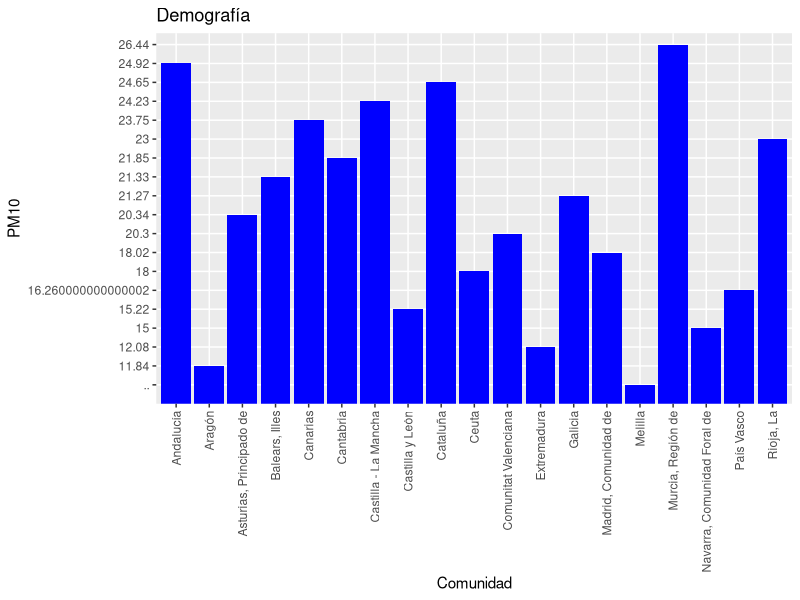
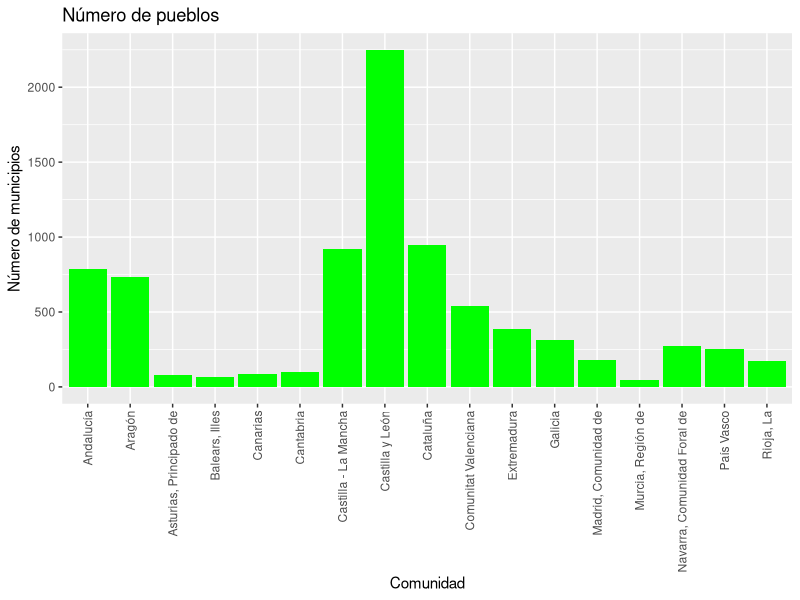

Source code (R) for these figures, in order: (Note: this script raises an error after producing the figures.)
## ---- chunk 1

library(readxl)

Demografia <- read_excel("DATA/Demografia.xlsx")

View(Demografia)

## ---- chunk 2
dim(Demografia)

class(Demografia)

## ---- chunk 3
dim(Demografia)

class(Demografia)
## ---- chunk 4
make.names(Demografia)

Demografia$PM10

is.double(Demografia$PM10)

typeof(Demografia$PM10)

Demografia <- dplyr::rename(.data = Demografia, Comunidad = `Total*`)

Demografia
## ---- chunk 5
as.double(Demografia$PM10)

typeof(as.double(Demografia$PM10))
## ---- chunk 6
mean(as.double(Demografia$PM10), na.rm = TRUE) 
## ---- chunk 7
median(as.double(Demografia$PM10), na.rm = TRUE)

## ---- chunk 8
Demografia$Comunidad[Demografia$PM10 == min(as.double(Demografia$PM10), na.rm = TRUE)]
## ---- chunk 9
Demografia$Comunidad[Demografia$PM10 == max(as.double(Demografia$PM10), na.rm = TRUE)]
## ---- chunk 10
summary(as.double(Demografia$PM10), na.rm = TRUE)
## ---- chunk 11
library(tidyverse)
library(ggplot2)

ggplot(data = Demografia, aes(x = `Comunidad`, y = `PM10`)) +  geom_bar(stat="identity", position="stack", fill="blue", show.legend = TRUE) + ggtitle("Demografía")+ theme(axis.text.x = element_text(angle = 90, vjust = 0.5, hjust=1))
## ---- chunk 12
library(readxl)

Pueblos <- read_excel("DATA/Pueblos.xlsx")

View(Pueblos)

dim(Pueblos)

class(Pueblos)
## ---- chunk 13
Pueblos <- dplyr::rename(.data = Pueblos, Comunidad = `Comunidades Autónomas`)

Pueblos

Pueblos <- Pueblos[-1,]

Pueblos

make.names(Pueblos)

Pueblos[,2]

typeof(Pueblos$`Número de municipios`)

typeof(Pueblos$`Número de municipios`)

summary(as.integer(Pueblos$`Número de municipios`), na.rm = TRUE)

ggplot(data = Pueblos, aes(x = `Comunidad`, y = `Número de municipios`)) +  geom_bar(stat="identity", position="stack", fill="green", show.legend = TRUE) + ggtitle("Número de pueblos")+ theme(axis.text.x = element_text(angle = 90, vjust = 0.5, hjust=1))
## ---- chunk 14
DemPueblos <- right_join(x = Demografia, y = Pueblos, by = c("Comunidad"))

DemPueblos %>%
  drop_na()
## ---- chunk 15
PivotDemPueblos <- pivot_longer(data = DemPueblos, names_to = "Variables", values_to = "Valores", cols = c(as.double('PM10'):`Número de municipios`))

PivotDemPueblos
## ---- chunk 16
library(readxl)

Contaminacion <- read_excel("DATA/Contaminacion.xlsx")

View(Contaminacion)
## ---- chunk 17

dim(Contaminacion)

class(Contaminacion)
## ---- chunk 18

make.names(Contaminacion)

Contaminacion$`Contaminación`

is.double(Contaminacion$`Contaminación`)
## ---- chunk 19
mean(as.double(Contaminacion$`Contaminación`), na.rm = TRUE) 
## ---- chunk 20
median(as.double(Contaminacion$`Contaminación`), na.rm = TRUE)

## ---- chunk 21
Contaminacion$`Comunidad`[Contaminacion$`Contaminación` == min(as.double(Contaminacion$`Contaminación`), na.rm = TRUE)]
## ---- chunk 22
Contaminacion$`Comunidad`[Contaminacion$`Contaminación` == max(as.double(Contaminacion$`Contaminación`), na.rm = TRUE)]
## ---- chunk 23
summary(as.double(Contaminacion$`Contaminación`), na.rm = TRUE)

## ---- chunk 24
Contaminacion$`Contaminación`[Contaminacion$`Comunidad` == "Castilla y León"]

## ---- chunk 25
    Contaminacion$`Contaminación`[Contaminacion$`Comunidad` == "Aragón"]

## ---- chunk 26
    Contaminacion$`Contaminación`[Contaminacion$`Comunidad` == "Murcia, Región de"]

## ---- chunk 27
    Contaminacion$`Contaminación`[Contaminacion$`Comunidad` == "Madrid, Comunidad de"]

## ---- chunk 28
ggplot(data = Contaminacion, aes(x = `Comunidad`, y = `Contaminación`)) +  geom_bar(stat="identity", position="stack", fill="red", show.legend = TRUE) + ggtitle("Contaminación") + theme(axis.text.x = element_text(angle = 90, vjust = 0.5, hjust=1))
## ---- chunk 29
library(readxl)

Satisfacción_con_el_entorno <- read_excel("DATA/Satisfaccion.xlsx")

View(Satisfacción_con_el_entorno)
## ---- chunk 30

dim(Satisfacción_con_el_entorno)

class(Satisfacción_con_el_entorno)
## ---- chunk 31
make.names(Satisfacción_con_el_entorno)

Satisfacción_con_el_entorno$Satisfacción

is.double(Satisfacción_con_el_entorno$Satisfacción)

typeof(Satisfacción_con_el_entorno$Satisfacción)
## ---- chunk 32
mean(as.double(Satisfacción_con_el_entorno$Satisfacción), na.rm = TRUE)

## ---- chunk 33
median(as.double(Satisfacción_con_el_entorno$Satisfacción), na.rm = TRUE) 
## ---- chunk 34
Satisfacción_con_el_entorno$`Total`[Satisfacción_con_el_entorno$Satisfacción == min(as.double(Satisfacción_con_el_entorno$Satisfacción), na.rm = TRUE)]

## ---- chunk 35
Satisfacción_con_el_entorno$`Total`[Satisfacción_con_el_entorno$Satisfacción == max(as.double(Satisfacción_con_el_entorno$Satisfacción), na.rm = TRUE)]

## ---- chunk 36
summary(as.double(Satisfacción_con_el_entorno$Satisfacción), na.rm = TRUE)

## ---- chunk 37
    Satisfacción_con_el_entorno$`Satisfacción`[Satisfacción_con_el_entorno$`Total` == "Castilla y León"]
## ---- chunk 38
    Satisfacción_con_el_entorno$`Satisfacción`[Satisfacción_con_el_entorno$`Total` == "Aragón"]
## ---- chunk 39
    Satisfacción_con_el_entorno$`Satisfacción`[Satisfacción_con_el_entorno$`Total` == "Murcia, Región de"]
## ---- chunk 40
    Satisfacción_con_el_entorno$`Satisfacción`[Satisfacción_con_el_entorno$`Total` == "Madrid, Comunidad de"]
## ---- chunk 41
library(tidyverse)
ggplot(data = Satisfacción_con_el_entorno, aes(x = `Total`, y = `Satisfacción`)) +  geom_bar(stat="identity", position="stack", fill="purple") + ggtitle("Satisfacción con el entrono") + theme(axis.text.x = element_text(angle = 90, vjust = 0.5, hjust=1))
## ---- chunk 42
library(readxl)

Discapacitados <- read_excel("DATA/Proporcion discapacitados.xlsx")

View(Discapacitados)
## ---- chunk 43

dim(Discapacitados)

class(Discapacitados)

## ---- chunk 44

make.names(Discapacitados)

Discapacitados$`Personas con discapacidad`

is.double(Discapacitados$`Personas con discapacidad`)

typeof(Discapacitados$`Personas con discapacidad`)

## ---- chunk 45
mean(Discapacitados$`Personas con discapacidad`, na.rm = TRUE) 

## ---- chunk 46
median(Discapacitados$`Personas con discapacidad`, na.rm = TRUE)

## ---- chunk 47
Discapacitados$`Comunidades`[Discapacitados$`Personas con discapacidad` == min(Discapacitados$`Personas con discapacidad`, na.rm = TRUE)]

## ---- chunk 48
Discapacitados$`Comunidades`[Discapacitados$`Personas con discapacidad` == max(Discapacitados$`Personas con discapacidad`, na.rm = TRUE)]

## ---- chunk 49
summary(Discapacitados$`Personas con discapacidad`, na.rm = TRUE)

## ---- chunk 50
Discapacitados$`Personas con discapacidad`[Discapacitados$`Comunidades`== "Castilla y León"]

## ---- chunk 51
Discapacitados$`Personas con discapacidad`[Discapacitados$`Comunidades`== "Aragón"]

## ---- chunk 52
Discapacitados$`Personas con discapacidad`[Discapacitados$`Comunidades`== "Murcia, Región de"]

## ---- chunk 53
Discapacitados$`Personas con discapacidad`[Discapacitados$`Comunidades`== "Madrid, Comunidad de"]

## ---- chunk 54
library(tidyverse)

ggplot(data = Discapacitados, aes(x = `Comunidades`, y = `Personas con discapacidad`)) +  geom_bar(stat="identity", position="stack", colour="yellow", show.legend = TRUE) + ggtitle("Análisis de la contaminación") + theme(axis.text.x = element_text(angle = 90, vjust = 0.5, hjust=1))
## ---- chunk 55
library(readxl)

DiscSexo <- read_excel("DATA/Discapacidad por sexo.xlsx")

View(DiscSexo)

## ---- chunk 56

dim(DiscSexo)

class(DiscSexo)

## ---- chunk 57

make.names(DiscSexo)

DiscSexo$`Varones`

DiscSexo$`Mujeres`

is.double(DiscSexo$`Varones`)

typeof(DiscSexo$`Varones`)

## ---- chunk 58
mean(DiscSexo$`Varones`, na.rm = TRUE) 

mean(DiscSexo$`Mujeres`, na.rm = TRUE) 

## ---- chunk 59
median(DiscSexo$`Varones`, na.rm = TRUE)

median(DiscSexo$`Mujeres`, na.rm = TRUE)

## ---- chunk 60
DiscSexo$`Comunidades`[DiscSexo$`Varones` == min(DiscSexo$`Varones`, na.rm = TRUE)]

DiscSexo$`Comunidades`[DiscSexo$`Mujeres` == min(DiscSexo$`Mujeres`, na.rm = TRUE)]

## ---- chunk 61
DiscSexo$`Comunidades`[DiscSexo$`Varones` == max(DiscSexo$`Varones`, na.rm = TRUE)]

DiscSexo$`Comunidades`[DiscSexo$`Mujeres` == max(DiscSexo$`Mujeres`, na.rm = TRUE)]

## ---- chunk 62
summary(DiscSexo$`Varones`, na.rm = TRUE)

summary(DiscSexo$`Mujeres`, na.rm = TRUE)

## ---- chunk 63
library(tidyverse)

ggplot(data = DiscSexo, aes(x = `Comunidades`, y = `Varones`)) +  geom_bar(stat="identity", position="stack", fill="blue", show.legend = TRUE) + ggtitle("Varones discapacitados") + theme(axis.text.x = element_text(angle = 90, vjust = 0.5, hjust=1))

ggplot(data = DiscSexo, aes(x = `Comunidades`, y = `Mujeres`)) +  geom_bar(stat="identity", position="stack", fill="red", show.legend = TRUE) + ggtitle("Mujeres discapacitadas") + theme(axis.text.x = element_text(angle = 90, vjust = 0.5, hjust=1))

## ---- chunk 64
library(readxl)

DiscEdad <- read_excel("DATA/Discapacidad por edad.xlsx")

View(DiscEdad)

## ---- chunk 65
dim(DiscEdad)

class(DiscEdad)

## ---- chunk 66
make.names(DiscEdad)

DiscEdad$`De 6 a 44 años`

is.double(DiscEdad$`De 6 a 44 años`)

typeof(DiscEdad$`De 6 a 44 años`)

DiscEdad <- dplyr::rename(.data = DiscEdad, Comunidad =`...1`)

DiscEdad

## ---- chunk 67
summary(DiscEdad, na.rm = TRUE)

## ---- chunk 68
library(tidyverse)

ggplot(data = DiscEdad, aes(x = Comunidad, y = `De 6 a 44 años`)) +  geom_bar(stat="identity", position="stack", fill="orange", show.legend = TRUE) + ggtitle("De 6 a 44 años") + theme(axis.text.x = element_text(angle = 90, vjust = 0.5, hjust=1))

ggplot(data = DiscEdad, aes(x = Comunidad, y = `De 45 a 64 años`)) +  geom_bar(stat="identity", position="stack", fill="blue", show.legend = TRUE) + ggtitle("De 45 a 64 años") + theme(axis.text.x = element_text(angle = 90, vjust = 0.5, hjust=1))

ggplot(data = DiscEdad, aes(x = Comunidad, y = `De 65 a 79 años`)) +  geom_bar(stat="identity", position="stack", fill="yellow", show.legend = TRUE) + ggtitle("De 65 a 79 años") + theme(axis.text.x = element_text(angle = 90, vjust = 0.5, hjust=1))

ggplot(data = DiscEdad, aes(x = Comunidad, y = `De 80 a 84 años`)) +  geom_bar(stat="identity", position="stack", fill="red", show.legend = TRUE) + ggtitle("De 80 a 84 años") + theme(axis.text.x = element_text(angle = 90, vjust = 0.5, hjust=1))

ggplot(data = DiscEdad, aes(x = Comunidad, y = `De 85 a 89 años`)) +  geom_bar(stat="identity", position="stack", fill="pink", show.legend = TRUE) + ggtitle("De 85 a 89 año") + theme(axis.text.x = element_text(angle = 90, vjust = 0.5, hjust=1))

ggplot(data = DiscEdad, aes(x = Comunidad, y = `Más de 90 años`)) +  geom_bar(stat="identity", position="stack", fill="purple", show.legend = TRUE) + ggtitle("Más de 90 años") + theme(axis.text.x = element_text(angle = 90, vjust = 0.5, hjust=1))

## ---- chunk 69
library(readxl)

Discapacidad_y_Autonomia_personal <- read_excel("DATA/Discapacidad y Autonomia personal.xlsx")

View(Discapacidad_y_Autonomia_personal)

## ---- chunk 70
dim(Discapacidad_y_Autonomia_personal)

class(Discapacidad_y_Autonomia_personal)

## ---- chunk 71
make.names(Discapacidad_y_Autonomia_personal)

Discapacidad_y_Autonomia_personal$`Supervivencia a la edad`

is.double(Discapacidad_y_Autonomia_personal$`Supervivencia a la edad`)

typeof(Discapacidad_y_Autonomia_personal$`Supervivencia a la edad`)

## ---- chunk 72
summary(Discapacidad_y_Autonomia_personal, na.rm = TRUE)

## ---- chunk 73
summary(Discapacidad_y_Autonomia_personal$`Supervivencia a la edad`, na.rm = TRUE)

Discapacidad_y_Autonomia_personal$`Comunidad`[Discapacidad_y_Autonomia_personal$`Supervivencia a la edad` == min(Discapacidad_y_Autonomia_personal$`Supervivencia a la edad`, na.rm = TRUE)]

Discapacidad_y_Autonomia_personal$`Comunidad`[Discapacidad_y_Autonomia_personal$`Supervivencia a la edad` == max(Discapacidad_y_Autonomia_personal$`Supervivencia a la edad`, na.rm = TRUE)]

library(tidyverse)
ggplot(data = Discapacidad_y_Autonomia_personal, aes(x = `Comunidad`, y = `Supervivencia a la edad`)) +  geom_bar(stat="identity", position="stack", fill="green") + ggtitle("Esperanza de vida") + theme(axis.text.x = element_text(angle = 90, vjust = 0.5, hjust=1))

## ---- chunk 74
summary(Discapacidad_y_Autonomia_personal$`Tasa de enfermedad crónica`, na.rm = TRUE)

Discapacidad_y_Autonomia_personal$`Comunidad`[Discapacidad_y_Autonomia_personal$`Tasa de enfermedad crónica` == min(Discapacidad_y_Autonomia_personal$`Tasa de enfermedad crónica`, na.rm = TRUE)]

Discapacidad_y_Autonomia_personal$`Comunidad`[Discapacidad_y_Autonomia_personal$`Tasa de enfermedad crónica` == max(Discapacidad_y_Autonomia_personal$`Tasa de enfermedad crónica`, na.rm = TRUE)]

library(tidyverse)
ggplot(data = Discapacidad_y_Autonomia_personal, aes(x = `Comunidad`, y = `Tasa de enfermedad crónica`)) +  geom_bar(stat="identity", position="stack", fill="red") + ggtitle("Tasa de enfermedad crónica") + theme(axis.text.x = element_text(angle = 90, vjust = 0.5, hjust=1))

## ---- chunk 75
summary(Discapacidad_y_Autonomia_personal$`Tasa de mala salud percibida`, na.rm = TRUE)

Discapacidad_y_Autonomia_personal$`Comunidad`[Discapacidad_y_Autonomia_personal$`Tasa de mala salud percibida` == min(Discapacidad_y_Autonomia_personal$`Tasa de mala salud percibida`, na.rm = TRUE)]

Discapacidad_y_Autonomia_personal$`Comunidad`[Discapacidad_y_Autonomia_personal$`Tasa de mala salud percibida` == max(Discapacidad_y_Autonomia_personal$`Tasa de mala salud percibida`, na.rm = TRUE)]

library(tidyverse)
ggplot(data = Discapacidad_y_Autonomia_personal, aes(x = `Comunidad`, y = `Tasa de mala salud percibida`)) +  geom_bar(stat="identity", position="stack", fill="pink") + ggtitle("Tasa de mala salud percibida") + theme(axis.text.x = element_text(angle = 90, vjust = 0.5, hjust=1))

## ---- chunk 76
summary(Discapacidad_y_Autonomia_personal$`Tasa de discapacidad`, na.rm = TRUE)

Discapacidad_y_Autonomia_personal$`Comunidad`[Discapacidad_y_Autonomia_personal$`Tasa de discapacidad` == min(Discapacidad_y_Autonomia_personal$`Tasa de discapacidad`, na.rm = TRUE)]

Discapacidad_y_Autonomia_personal$`Comunidad`[Discapacidad_y_Autonomia_personal$`Tasa de discapacidad` == max(Discapacidad_y_Autonomia_personal$`Tasa de discapacidad`, na.rm = TRUE)]

library(tidyverse)
ggplot(data = Discapacidad_y_Autonomia_personal, aes(x = `Comunidad`, y = `Tasa de discapacidad`)) +  geom_bar(stat="identity", position="stack", fill="orange") + ggtitle("Tasa de discapacidad") + theme(axis.text.x = element_text(angle = 90, vjust = 0.5, hjust=1))

## ---- chunk 77
Discapacitados %>%
  full_join(x = ., y = Discapacidad_y_Autonomia_personal %>%
              select(`Comunidad`, `Tasa de discapacidad`), 
            by = c("Comunidades" = "Comunidad"))
## ---- chunk 78
summary(Discapacidad_y_Autonomia_personal$`Tasa de discapacidad severa`, na.rm = TRUE)

Discapacidad_y_Autonomia_personal$`Comunidad`[Discapacidad_y_Autonomia_personal$`Tasa de discapacidad severa` == min(Discapacidad_y_Autonomia_personal$`Tasa de discapacidad severa`, na.rm = TRUE)]

Discapacidad_y_Autonomia_personal$`Comunidad`[Discapacidad_y_Autonomia_personal$`Tasa de discapacidad severa` == max(Discapacidad_y_Autonomia_personal$`Tasa de discapacidad severa`, na.rm = TRUE)]

library(tidyverse)
ggplot(data = Discapacidad_y_Autonomia_personal, aes(x = `Comunidad`, y = `Tasa de discapacidad severa`)) +  geom_bar(stat="identity", position="stack", fill="grey") + ggtitle("Tasa de discapacidad severa") + theme(axis.text.x = element_text(angle = 90, vjust = 0.5, hjust=1))

## ---- chunk 79
summary(Discapacidad_y_Autonomia_personal$`Tasa de discapacidad de los que necesitan ayudas`, na.rm = TRUE)

Discapacidad_y_Autonomia_personal$`Comunidad`[Discapacidad_y_Autonomia_personal$`Tasa de discapacidad de los que necesitan ayudas` == min(Discapacidad_y_Autonomia_personal$`Tasa de discapacidad de los que necesitan ayudas`, na.rm = TRUE)]

Discapacidad_y_Autonomia_personal$`Comunidad`[Discapacidad_y_Autonomia_personal$`Tasa de discapacidad de los que necesitan ayudas` == max(Discapacidad_y_Autonomia_personal$`Tasa de discapacidad de los que necesitan ayudas`, na.rm = TRUE)]

library(tidyverse)
ggplot(data = Discapacidad_y_Autonomia_personal, aes(x = `Comunidad`, y = `Tasa de discapacidad de los que necesitan ayudas`)) +  geom_bar(stat="identity", position="stack", fill="purple") + ggtitle("Tasa de discapacidad de los que necesitan ayudas") + theme(axis.text.x = element_text(angle = 90, vjust = 0.5, hjust=1))

## ---- chunk 80
Discapacidad_y_Autonomia_personal %>%
  select(`Comunidad`, `Tasa de discapacidad severa`, `Tasa de discapacidad de los que necesitan ayudas`)
## ---- chunk 81
summary(Discapacidad_y_Autonomia_personal$`Tasa de discapacidad para las actividades básicas de la vida diaria`, na.rm = TRUE)

Discapacidad_y_Autonomia_personal$`Comunidad`[Discapacidad_y_Autonomia_personal$`Tasa de discapacidad para las actividades básicas de la vida diaria` == min(Discapacidad_y_Autonomia_personal$`Tasa de discapacidad para las actividades básicas de la vida diaria`, na.rm = TRUE)]

Discapacidad_y_Autonomia_personal$`Comunidad`[Discapacidad_y_Autonomia_personal$`Tasa de discapacidad para las actividades básicas de la vida diaria` == max(Discapacidad_y_Autonomia_personal$`Tasa de discapacidad para las actividades básicas de la vida diaria`, na.rm = TRUE)]

library(tidyverse)
ggplot(data = Discapacidad_y_Autonomia_personal, aes(x = `Comunidad`, y = `Tasa de discapacidad para las actividades básicas de la vida diaria`)) +  geom_bar(stat="identity", position="stack", fill="white") + ggtitle("Tasa de discapacidad para las actividades básicas de la vida diaria") + theme(axis.text.x = element_text(angle = 90, vjust = 0.5, hjust=1))

## ---- chunk 82
summary(Discapacidad_y_Autonomia_personal$`Tasa de discapacidad de movilidad`, na.rm = TRUE)

Discapacidad_y_Autonomia_personal$`Comunidad`[Discapacidad_y_Autonomia_personal$`Tasa de discapacidad de movilidad` == min(Discapacidad_y_Autonomia_personal$`Tasa de discapacidad de movilidad`, na.rm = TRUE)]

Discapacidad_y_Autonomia_personal$`Comunidad`[Discapacidad_y_Autonomia_personal$`Tasa de discapacidad de movilidad` == max(Discapacidad_y_Autonomia_personal$`Tasa de discapacidad de movilidad`, na.rm = TRUE)]

library(tidyverse)
ggplot(data = Discapacidad_y_Autonomia_personal, aes(x = `Comunidad`, y = `Tasa de discapacidad de movilidad`)) +  geom_bar(stat="identity", position="stack", fill="black") + ggtitle("Tasa de discapacidad de movilidad") + theme(axis.text.x = element_text(angle = 90, vjust = 0.5, hjust=1))

## ---- chunk 83
summary(Discapacidad_y_Autonomia_personal$`Tasa de discapacidad de autocuidado`, na.rm = TRUE)

Discapacidad_y_Autonomia_personal$`Comunidad`[Discapacidad_y_Autonomia_personal$`Tasa de discapacidad de autocuidado` == min(Discapacidad_y_Autonomia_personal$`Tasa de discapacidad de autocuidado`, na.rm = TRUE)]

Discapacidad_y_Autonomia_personal$`Comunidad`[Discapacidad_y_Autonomia_personal$`Tasa de discapacidad de autocuidado` == max(Discapacidad_y_Autonomia_personal$`Tasa de discapacidad de autocuidado`, na.rm = TRUE)]

library(tidyverse)
ggplot(data = Discapacidad_y_Autonomia_personal, aes(x = `Comunidad`, y = `Tasa de discapacidad de autocuidado`)) +  geom_bar(stat="identity", position="stack", fill="yellow") + ggtitle("Tasa de discapacidad de autocuidado") + theme(axis.text.x = element_text(angle = 90, vjust = 0.5, hjust=1))

## ---- chunk 84
summary(Discapacidad_y_Autonomia_personal$`Tasa de discapacidad para realizar las tareas del hogar`, na.rm = TRUE)

Discapacidad_y_Autonomia_personal$`Comunidad`[Discapacidad_y_Autonomia_personal$`Tasa de discapacidad para realizar las tareas del hogar` == min(Discapacidad_y_Autonomia_personal$`Tasa de discapacidad para realizar las tareas del hogar`, na.rm = TRUE)]

Discapacidad_y_Autonomia_personal$`Comunidad`[Discapacidad_y_Autonomia_personal$`Tasa de discapacidad para realizar las tareas del hogar` == max(Discapacidad_y_Autonomia_personal$`Tasa de discapacidad para realizar las tareas del hogar`, na.rm = TRUE)]

library(tidyverse)
ggplot(data = Discapacidad_y_Autonomia_personal, aes(x = `Comunidad`, y = `Tasa de discapacidad para realizar las tareas del hogar`)) +  geom_bar(stat="identity", position="stack", fill="green") + ggtitle("Tasa de discapacidad para realizar tareas del hogar") + theme(axis.text.x = element_text(angle = 90, vjust = 0.5, hjust=1))

## ---- chunk 85
summary(Discapacidad_y_Autonomia_personal$`Tasa de discapacidad de visión`, na.rm = TRUE)

Discapacidad_y_Autonomia_personal$`Comunidad`[Discapacidad_y_Autonomia_personal$`Tasa de discapacidad de visión` == min(Discapacidad_y_Autonomia_personal$`Tasa de discapacidad de visión`, na.rm = TRUE)]

Discapacidad_y_Autonomia_personal$`Comunidad`[Discapacidad_y_Autonomia_personal$`Tasa de discapacidad de visión` == max(Discapacidad_y_Autonomia_personal$`Tasa de discapacidad de visión`, na.rm = TRUE)]

library(tidyverse)
ggplot(data = Discapacidad_y_Autonomia_personal, aes(x = `Comunidad`, y = `Tasa de discapacidad de visión`)) +  geom_bar(stat="identity", position="stack", fill="brown") + ggtitle("Tasa de discapacidad de visión") + theme(axis.text.x = element_text(angle = 90, vjust = 0.5, hjust=1))

## ---- chunk 86
summary(Discapacidad_y_Autonomia_personal$`Tasa de discapacidad de audición`, na.rm = TRUE)

Discapacidad_y_Autonomia_personal$`Comunidad`[Discapacidad_y_Autonomia_personal$`Tasa de discapacidad de audición` == min(Discapacidad_y_Autonomia_personal$`Tasa de discapacidad de audición`, na.rm = TRUE)]

Discapacidad_y_Autonomia_personal$`Comunidad`[Discapacidad_y_Autonomia_personal$`Tasa de discapacidad de audición` == max(Discapacidad_y_Autonomia_personal$`Tasa de discapacidad de audición`, na.rm = TRUE)]

library(tidyverse)
ggplot(data = Discapacidad_y_Autonomia_personal, aes(x = `Comunidad`, y = `Tasa de discapacidad de audición`)) +  geom_bar(stat="identity", position="stack", fill="red") + ggtitle("Tasa de discapacidad de audición") + theme(axis.text.x = element_text(angle = 90, vjust = 0.5, hjust=1))

## ---- chunk 87
summary(Discapacidad_y_Autonomia_personal$`Tasa de discapacidad de deficiencias osteoarticulares`, na.rm = TRUE)

Discapacidad_y_Autonomia_personal$`Comunidad`[Discapacidad_y_Autonomia_personal$`Tasa de discapacidad de deficiencias osteoarticulares` == min(Discapacidad_y_Autonomia_personal$`Tasa de discapacidad de deficiencias osteoarticulares`, na.rm = TRUE)]

Discapacidad_y_Autonomia_personal$`Comunidad`[Discapacidad_y_Autonomia_personal$`Tasa de discapacidad de deficiencias osteoarticulares` == max(Discapacidad_y_Autonomia_personal$`Tasa de discapacidad de deficiencias osteoarticulares`, na.rm = TRUE)]

library(tidyverse)
ggplot(data = Discapacidad_y_Autonomia_personal, aes(x = `Comunidad`, y = `Tasa de discapacidad de deficiencias osteoarticulares`)) +  geom_bar(stat="identity", position="stack", fill="blue") + ggtitle("Tasa de discapacidad de deficiencias osteoarticulares") + theme(axis.text.x = element_text(angle = 90, vjust = 0.5, hjust=1))

## ---- chunk 88
library(readxl)

Economia_discapacitados <- read_excel("DATA/Economia discapacitados.xlsx")

View(Economia_discapacitados)

## ---- chunk 89
dim(Economia_discapacitados)

class(Economia_discapacitados)

## ---- chunk 90
summary(Economia_discapacitados, na.rm = TRUE)

## ---- chunk 91
summary(Economia_discapacitados$`Con dificultades para pagar las cosas esenciales`, na.rm = TRUE)

Economia_discapacitados$`Comunidad`[Economia_discapacitados$`Con dificultades para pagar las cosas esenciales` == min(Economia_discapacitados$`Con dificultades para pagar las cosas esenciales`, na.rm = TRUE)]

Economia_discapacitados$`Comunidad`[Economia_discapacitados$`Con dificultades para pagar las cosas esenciales` == max(Economia_discapacitados$`Con dificultades para pagar las cosas esenciales`, na.rm = TRUE)]

library(tidyverse)
ggplot(data = Economia_discapacitados, aes(x = `Comunidad`, y = `Con dificultades para pagar las cosas esenciales`)) +  geom_bar(stat="identity", position="stack", fill="green") + ggtitle("Dificultades de asumir gastos esenciales") + theme(axis.text.x = element_text(angle = 90, vjust = 0.5, hjust=1))

## ---- chunk 92
summary(Economia_discapacitados$`Ingresos limitados`, na.rm = TRUE)

Economia_discapacitados$`Comunidad`[Economia_discapacitados$`Ingresos limitados` == min(Economia_discapacitados$`Ingresos limitados`, na.rm = TRUE)]

Economia_discapacitados$`Comunidad`[Economia_discapacitados$`Ingresos limitados` == max(Economia_discapacitados$`Ingresos limitados`, na.rm = TRUE)]

library(tidyverse)
ggplot(data = Economia_discapacitados, aes(x = `Comunidad`, y = `Ingresos limitados`)) +  geom_bar(stat="identity", position="stack", fill="red") + ggtitle("Ingresos limitados") + theme(axis.text.x = element_text(angle = 90, vjust = 0.5, hjust=1))

## ---- chunk 93
summary(Economia_discapacitados$`Dificultades para gestionar el dinero`, na.rm = TRUE)

Economia_discapacitados$`Comunidad`[Economia_discapacitados$`Dificultades para gestionar el dinero` == min(Economia_discapacitados$`Dificultades para gestionar el dinero`, na.rm = TRUE)]

Economia_discapacitados$`Comunidad`[Economia_discapacitados$`Dificultades para gestionar el dinero` == max(Economia_discapacitados$`Dificultades para gestionar el dinero`, na.rm = TRUE)]

library(tidyverse)
ggplot(data = Economia_discapacitados, aes(x = `Comunidad`, y = `Dificultades para gestionar el dinero`)) +  geom_bar(stat="identity", position="stack", fill="pink")+ ggtitle("Dificultades para gestionar el dinero") + theme(axis.text.x = element_text(angle = 90, vjust = 0.5, hjust=1))


## ---- chunk 94
summary(Economia_discapacitados$`Costes derivados de enfermedad o problema de salud crónico`, na.rm = TRUE)

Economia_discapacitados$`Comunidad`[Economia_discapacitados$`Costes derivados de enfermedad o problema de salud crónico` == min(Economia_discapacitados$`Costes derivados de enfermedad o problema de salud crónico`, na.rm = TRUE)]

Economia_discapacitados$`Comunidad`[Economia_discapacitados$`Costes derivados de enfermedad o problema de salud crónico` == max(Economia_discapacitados$`Costes derivados de enfermedad o problema de salud crónico`, na.rm = TRUE)]

library(tidyverse)
ggplot(data = Economia_discapacitados, aes(x = `Comunidad`, y = `Costes derivados de enfermedad o problema de salud crónico`)) +  geom_bar(stat="identity", position="stack", fill="grey")+ ggtitle("Costes de la enfermedad") + theme(axis.text.x = element_text(angle = 90, vjust = 0.5, hjust=1))

## ---- chunk 95
library(readxl)
Centros_de_salud <- read_excel("DATA/Centros_de_salud.xlsx")
View(Centros_de_salud)
## ---- chunk 96
dim(Centros_de_salud)
## ---- chunk 97
class(Centros_de_salud)
## ---- chunk 98
make.names(Centros_de_salud)

Centros_de_salud$Total_de_centros

is.double(Centros_de_salud$Total_de_centros)

typeof(Centros_de_salud$Total_de_centros)
## ---- chunk 99
make.names(Centros_de_salud)

Centros_de_salud$Centros_de_salud_por_comunidad

is.double(Centros_de_salud$Centros_de_salud_por_comunidad)

typeof(Centros_de_salud$Centros_de_salud_por_comunidad)
## ---- chunk 100
make.names(Centros_de_salud)

Centros_de_salud$Consultorios_locales

is.double(Centros_de_salud$Consultorios_locales)

typeof(Centros_de_salud$Consultorios_locales)
## ---- chunk 101
make.names(Centros_de_salud)

Centros_de_salud$Tasa_por_100.000_habitantes

is.double(Centros_de_salud$Tasa_por_100.000_habitantes)

typeof(Centros_de_salud$Tasa_por_100.000_habitantes)
## ---- chunk 102
mean(as.double(Centros_de_salud$Total_de_centros), na.rm = TRUE) 
## ---- chunk 103
median(as.double(Centros_de_salud$Total_de_centros), na.rm = TRUE)
## ---- chunk 104
summary(as.double(Centros_de_salud$Total_de_centros), na.rm = TRUE)
## ---- chunk 105
mean(as.double(Centros_de_salud$Centros_de_salud_por_comunidad), na.rm = TRUE) 
## ---- chunk 106
median(as.double(Centros_de_salud$Centros_de_salud_por_comunidad), na.rm = TRUE)
## ---- chunk 107
summary(as.double(Centros_de_salud$Centros_de_salud_por_comunidad), na.rm = TRUE)
## ---- chunk 108
mean(as.double(Centros_de_salud$Consultorios_locales), na.rm = TRUE) 
## ---- chunk 109
median(as.double(Centros_de_salud$Consultorios_locales), na.rm = TRUE)
## ---- chunk 110
summary(as.double(Centros_de_salud$Consultorios_locales), na.rm = TRUE)
## ---- chunk 111
mean(as.double(Centros_de_salud$Tasa_por_100.000_habitantes), na.rm = TRUE) 
## ---- chunk 112
median(as.double(Centros_de_salud$Tasa_por_100.000_habitantes), na.rm = TRUE)
## ---- chunk 113
summary(as.double(Centros_de_salud$Tasa_por_100.000_habitantes), na.rm = TRUE)
## ---- chunk 114
library(readxl)

Limitaciones_vida_cotidiana <- read_excel("DATA/Limitaciones vida cotidiana.xlsx")

View(Limitaciones_vida_cotidiana)

## ---- chunk 115
dim(Limitaciones_vida_cotidiana)

class(Limitaciones_vida_cotidiana)

## ---- chunk 116
make.names(Limitaciones_vida_cotidiana)

Limitaciones_vida_cotidiana$`Para cocinar`

is.double(Limitaciones_vida_cotidiana$`Para cocinar`)

typeof(Limitaciones_vida_cotidiana$`Para cocinar`)

## ---- chunk 117
summary(Limitaciones_vida_cotidiana, na.rm = TRUE)

Media_cocinar <- mean(Limitaciones_vida_cotidiana$`Para cocinar`, na.rm=TRUE)

Media_cocinar

Media_tfno <- mean(Limitaciones_vida_cotidiana$`Para usar el teléfono`, na.rm=TRUE)

Media_tfno

Media_compras <- mean(Limitaciones_vida_cotidiana$`Para realizar compras`, na.rm=TRUE)

Media_compras

Media_medicamentos <- mean(Limitaciones_vida_cotidiana$`Para administrar los medicamentos`, na.rm=TRUE)

Media_medicamentos 

Media_tareas <- mean(Limitaciones_vida_cotidiana$`Para realizar tareas domésticas`, na.rm=TRUE)

Media_tareas

Media_tramites <- mean(Limitaciones_vida_cotidiana$`Para ocuparse de los trámites administrativos diarios`, na.rm=TRUE)

Media_tramites

Medias <- c(Media_cocinar, Media_tfno, Media_compras, Media_medicamentos, Media_tareas, Media_tramites)

max(Medias, na.rm=TRUE)

Medias[max(Medias, na.rm=TRUE)]

## ---- chunk 118
summary(Limitaciones_vida_cotidiana$`Para cocinar`, na.rm = TRUE)

Limitaciones_vida_cotidiana$`Comunidad`[Limitaciones_vida_cotidiana$`Para cocinar`== min(Limitaciones_vida_cotidiana$`Para cocinar`, na.rm = TRUE)]

Limitaciones_vida_cotidiana$`Comunidad`[Limitaciones_vida_cotidiana$`Para cocinar` == max(Limitaciones_vida_cotidiana$`Para cocinar`, na.rm = TRUE)]

library(tidyverse)
ggplot(data = Limitaciones_vida_cotidiana, aes(x = `Comunidad`, y = `Para cocinar`)) +  geom_bar(stat="identity", position="stack", fill="pink") + ggtitle("Para cocinar") + theme(axis.text.x = element_text(angle = 90, vjust = 0.5, hjust=1))

## ---- chunk 119
summary(Limitaciones_vida_cotidiana$`Para realizar compras`, na.rm = TRUE)

Limitaciones_vida_cotidiana$`Comunidad`[Limitaciones_vida_cotidiana$`Para realizar compras`== min(Limitaciones_vida_cotidiana$`Para realizar compras`, na.rm = TRUE)]

Limitaciones_vida_cotidiana$`Comunidad`[Limitaciones_vida_cotidiana$`Para realizar compras` == max(Limitaciones_vida_cotidiana$`Para realizar compras`, na.rm = TRUE)]

library(tidyverse)
ggplot(data = Limitaciones_vida_cotidiana, aes(x = `Comunidad`, y = `Para realizar compras`)) +  geom_bar(stat="identity", position="stack", fill="green") + ggtitle("Para realizar compras") + theme(axis.text.x = element_text(angle = 90, vjust = 0.5, hjust=1))

## ---- chunk 120
summary(Limitaciones_vida_cotidiana$`Para usar el teléfono`, na.rm = TRUE)

Limitaciones_vida_cotidiana$`Comunidad`[Limitaciones_vida_cotidiana$`Para usar el teléfono`== min(Limitaciones_vida_cotidiana$`Para usar el teléfono`, na.rm = TRUE)]

Limitaciones_vida_cotidiana$`Comunidad`[Limitaciones_vida_cotidiana$`Para usar el teléfono` == max(Limitaciones_vida_cotidiana$`Para usar el teléfono`, na.rm = TRUE)]

library(tidyverse)
ggplot(data = Limitaciones_vida_cotidiana, aes(x = `Comunidad`, y = `Para usar el teléfono`)) +  geom_bar(stat="identity", position="stack", fill="red") + ggtitle("Para usar el teléfono") + theme(axis.text.x = element_text(angle = 90, vjust = 0.5, hjust=1))

## ---- chunk 121
summary(Limitaciones_vida_cotidiana$`Para administrar los medicamentos`, na.rm = TRUE)

Limitaciones_vida_cotidiana$`Comunidad`[Limitaciones_vida_cotidiana$`Para administrar los medicamentos`== min(Limitaciones_vida_cotidiana$`Para administrar los medicamentos`, na.rm = TRUE)]

Limitaciones_vida_cotidiana$`Comunidad`[Limitaciones_vida_cotidiana$`Para administrar los medicamentos` == max(Limitaciones_vida_cotidiana$`Para administrar los medicamentos`, na.rm = TRUE)]

library(tidyverse)
ggplot(data = Limitaciones_vida_cotidiana, aes(x = `Comunidad`, y = `Para administrar los medicamentos`)) +  geom_bar(stat="identity", position="stack", fill="blue") + ggtitle("Para administrar los medicamentos") + theme(axis.text.x = element_text(angle = 90, vjust = 0.5, hjust=1))

## ---- chunk 122
summary(Limitaciones_vida_cotidiana$`Para realizar tareas domésticas`, na.rm = TRUE)

Limitaciones_vida_cotidiana$`Comunidad`[Limitaciones_vida_cotidiana$`Para realizar tareas domésticas`== min(Limitaciones_vida_cotidiana$`Para realizar tareas domésticas`, na.rm = TRUE)]

Limitaciones_vida_cotidiana$`Comunidad`[Limitaciones_vida_cotidiana$`Para realizar tareas domésticas` == max(Limitaciones_vida_cotidiana$`Para realizar tareas domésticas`, na.rm = TRUE)]

library(tidyverse)
ggplot(data = Limitaciones_vida_cotidiana, aes(x = `Comunidad`, y = `Para realizar tareas domésticas`)) +  geom_bar(stat="identity", position="stack", fill="orange") + ggtitle("Para realizar tareas domésticas") + theme(axis.text.x = element_text(angle = 90, vjust = 0.5, hjust=1))

## ---- chunk 123
summary(Limitaciones_vida_cotidiana$`Para ocuparse de los trámites administrativos diarios`, na.rm = TRUE)

Limitaciones_vida_cotidiana$`Comunidad`[Limitaciones_vida_cotidiana$`Para ocuparse de los trámites administrativos diarios`== min(Limitaciones_vida_cotidiana$`Para ocuparse de los trámites administrativos diarios`, na.rm = TRUE)]

Limitaciones_vida_cotidiana$`Comunidad`[Limitaciones_vida_cotidiana$`Para ocuparse de los trámites administrativos diarios` == max(Limitaciones_vida_cotidiana$`Para ocuparse de los trámites administrativos diarios`, na.rm = TRUE)]

library(tidyverse)
ggplot(data = Limitaciones_vida_cotidiana, aes(x = `Comunidad`, y = `Para ocuparse de los trámites administrativos diarios`)) +  geom_bar(stat="identity", position="stack", fill="red") + ggtitle("Para ocuparse de los trámites administrativos diarios") + theme(axis.text.x = element_text(angle = 90, vjust = 0.5, hjust=1))

## ---- chunk 124
library(readxl)

Limitaciones_actividades_basicas <- read_excel("DATA/Limitaciones actividades basicas.xlsx")

View(Limitaciones_actividades_basicas)

## ---- chunk 125
dim(Limitaciones_actividades_basicas)

class(Limitaciones_actividades_basicas)

## ---- chunk 126
make.names(Limitaciones_actividades_basicas)

Limitaciones_actividades_basicas$`Para ver`

is.double(Limitaciones_actividades_basicas$`Para ver`)

typeof(Limitaciones_actividades_basicas$`Para ver`)

## ---- chunk 127
summary(Limitaciones_actividades_basicas, na.rm = TRUE)

Media_ver <- mean(Limitaciones_actividades_basicas$`Para ver`, na.rm=TRUE)

Media_ver

Media_oir <- mean(Limitaciones_actividades_basicas$`Para oír`, na.rm=TRUE)

Media_oir

Media_caminar <- mean(Limitaciones_actividades_basicas$`Para caminar`, na.rm=TRUE)

Media_caminar

Media_escaleras <- mean(Limitaciones_actividades_basicas$`Para subir y bajar escaleras`, na.rm=TRUE)

Media_escaleras

Media_recordar <- mean(Limitaciones_actividades_basicas$`Para recordar o concentrarse`, na.rm=TRUE)

Media_recordar

Media_comunicarse <- mean(Limitaciones_actividades_basicas$`Para comunicarse`, na.rm=TRUE)

Media_comunicarse 

Media_objetos <- mean(Limitaciones_actividades_basicas$`Para levantar objetos`, na.rm=TRUE)

Media_objetos

Media_manos <- mean(Limitaciones_actividades_basicas$`Para utilizar manos y dedos`, na.rm=TRUE)

Media_manos

Medias <- c(Media_ver, Media_oir, Media_caminar, Media_escaleras, Media_recordar, Media_comunicarse, Media_objetos, Media_manos)

max(Medias, na.rm=TRUE)


## ---- chunk 128
Mutate_Discapacidad_y_Autonomia_personal <- Discapacidad_y_Autonomia_personal %>%
  select(`Comunidad`, `Tasa de discapacidad de visión`) %>%
  mutate(`Porcentaje tasa discapacidad de visión`= `Tasa de discapacidad de visión`*100)

Mutate_Discapacidad_y_Autonomia_personal <- Mutate_Discapacidad_y_Autonomia_personal %>%
  select(`Comunidad`, `Porcentaje tasa discapacidad de visión`)

Mutate_Discapacidad_y_Autonomia_personal
  
## ---- chunk 129
Select_Limitaciones <- Limitaciones_actividades_basicas %>%
              select(`Comunidad`, `Para ver`) 

Select_Limitaciones

## ---- chunk 130
Relacion_vision <- full_join(x = Mutate_Discapacidad_y_Autonomia_personal, y = Select_Limitaciones, by = "Comunidad")

Relacion_vision

## ---- chunk 131
summary(Relacion_vision)

## ---- chunk 132
Pivot_vision <- pivot_longer(data = Relacion_vision, names_to = "Variables", values_to = "Valores", cols = c(`Porcentaje tasa discapacidad de visión`:`Para ver`))

Pivot_vision

ggplot(data = Pivot_vision, aes(x = `Comunidad`, y = `Valores`)) +  geom_bar(stat="identity", position="stack", aes(fill = factor(Variables))) + ggtitle("Relación entre la dificultad de visión y las discapacidades de la visión") + theme(axis.text.x = element_text(angle = 90, vjust = 0.5, hjust=1))

## ---- chunk 133
summary(Limitaciones_actividades_basicas$`Para ver`, na.rm = TRUE)

Limitaciones_actividades_basicas$`Comunidad`[Limitaciones_actividades_basicas$`Para ver`== min(Limitaciones_actividades_basicas$`Para ver`, na.rm = TRUE)]

Limitaciones_actividades_basicas$`Comunidad`[Limitaciones_actividades_basicas$`Para ver` == max(Limitaciones_actividades_basicas$`Para ver`, na.rm = TRUE)]

library(tidyverse)
ggplot(data = Limitaciones_actividades_basicas, aes(x = `Comunidad`, y = `Para ver`)) +  geom_bar(stat="identity", position="stack", fill="pink") + ggtitle("Para ver") + theme(axis.text.x = element_text(angle = 90, vjust = 0.5, hjust=1))

## ---- chunk 134
summary(Limitaciones_actividades_basicas$`Para oír`, na.rm = TRUE)

Limitaciones_actividades_basicas$`Comunidad`[Limitaciones_actividades_basicas$`Para oír`== min(Limitaciones_actividades_basicas$`Para oír`, na.rm = TRUE)]

Limitaciones_actividades_basicas$`Comunidad`[Limitaciones_actividades_basicas$`Para oír` == max(Limitaciones_actividades_basicas$`Para oír`, na.rm = TRUE)]

library(tidyverse)
ggplot(data = Limitaciones_actividades_basicas, aes(x = `Comunidad`, y = `Para oír`)) +  geom_bar(stat="identity", position="stack", fill="green") + ggtitle("Para oír") + theme(axis.text.x = element_text(angle = 90, vjust = 0.5, hjust=1))

## ---- chunk 135
summary(Limitaciones_actividades_basicas$`Para caminar`, na.rm = TRUE)

Limitaciones_actividades_basicas$`Comunidad`[Limitaciones_actividades_basicas$`Para caminar`== min(Limitaciones_actividades_basicas$`Para caminar`, na.rm = TRUE)]

Limitaciones_actividades_basicas$`Comunidad`[Limitaciones_actividades_basicas$`Para caminar` == max(Limitaciones_actividades_basicas$`Para caminar`, na.rm = TRUE)]

library(tidyverse)
ggplot(data = Limitaciones_actividades_basicas, aes(x = `Comunidad`, y = `Para caminar`)) +  geom_bar(stat="identity", position="stack", fill="blue") + ggtitle("Para caminar") + theme(axis.text.x = element_text(angle = 90, vjust = 0.5, hjust=1))

## ---- chunk 136
summary(Limitaciones_actividades_basicas$`Para subir y bajar escaleras`, na.rm = TRUE)

Limitaciones_actividades_basicas$`Comunidad`[Limitaciones_actividades_basicas$`Para subir y bajar escaleras`== min(Limitaciones_actividades_basicas$`Para subir y bajar escaleras`, na.rm = TRUE)]

Limitaciones_actividades_basicas$`Comunidad`[Limitaciones_actividades_basicas$`Para subir y bajar escaleras` == max(Limitaciones_actividades_basicas$`Para subir y bajar escaleras`, na.rm = TRUE)]

library(tidyverse)
ggplot(data = Limitaciones_actividades_basicas, aes(x = `Comunidad`, y = `Para subir y bajar escaleras`)) +  geom_bar(stat="identity", position="stack", fill="brown") + ggtitle("Para subir y bajar escaleras") + theme(axis.text.x = element_text(angle = 90, vjust = 0.5, hjust=1))

## ---- chunk 137
summary(Limitaciones_actividades_basicas$`Para recordar o concentrarse`, na.rm = TRUE)

Limitaciones_actividades_basicas$`Comunidad`[Limitaciones_actividades_basicas$`Para recordar o concentrarse`== min(Limitaciones_actividades_basicas$`Para recordar o concentrarse`, na.rm = TRUE)]

Limitaciones_actividades_basicas$`Comunidad`[Limitaciones_actividades_basicas$`Para recordar o concentrarse` == max(Limitaciones_actividades_basicas$`Para recordar o concentrarse`, na.rm = TRUE)]

library(tidyverse)
ggplot(data = Limitaciones_actividades_basicas, aes(x = `Comunidad`, y = `Para recordar o concentrarse`)) +  geom_bar(stat="identity", position="stack", fill="red") + ggtitle("Para recordar o concentrarse") + theme(axis.text.x = element_text(angle = 90, vjust = 0.5, hjust=1))

## ---- chunk 138
summary(Limitaciones_actividades_basicas$`Para comunicarse`, na.rm = TRUE)

Limitaciones_actividades_basicas$`Comunidad`[Limitaciones_actividades_basicas$`Para comunicarse`== min(Limitaciones_actividades_basicas$`Para comunicarse`, na.rm = TRUE)]

Limitaciones_actividades_basicas$`Comunidad`[Limitaciones_actividades_basicas$`Para comunicarse` == max(Limitaciones_actividades_basicas$`Para comunicarse`, na.rm = TRUE)]

library(tidyverse)
ggplot(data = Limitaciones_actividades_basicas, aes(x = `Comunidad`, y = `Para comunicarse`)) +  geom_bar(stat="identity", position="stack", fill="yellow") + ggtitle("Para comunicarse") + theme(axis.text.x = element_text(angle = 90, vjust = 0.5, hjust=1))

## ---- chunk 139
summary(Limitaciones_actividades_basicas$`Para levantar objetos`, na.rm = TRUE)

Limitaciones_actividades_basicas$`Comunidad`[Limitaciones_actividades_basicas$`Para levantar objetos`== min(Limitaciones_actividades_basicas$`Para levantar objetos`, na.rm = TRUE)]

Limitaciones_actividades_basicas$`Comunidad`[Limitaciones_actividades_basicas$`Para levantar objetos` == max(Limitaciones_actividades_basicas$`Para levantar objetos`, na.rm = TRUE)]

library(tidyverse)
ggplot(data = Limitaciones_actividades_basicas, aes(x = `Comunidad`, y = `Para levantar objetos`)) +  geom_bar(stat="identity", position="stack", fill="purple") + ggtitle("Para levantar objetos") + theme(axis.text.x = element_text(angle = 90, vjust = 0.5, hjust=1))

## ---- chunk 140
summary(Limitaciones_actividades_basicas$`Para utilizar manos y dedos`, na.rm = TRUE)

Limitaciones_actividades_basicas$`Comunidad`[Limitaciones_actividades_basicas$`Para utilizar manos y dedos`== min(Limitaciones_actividades_basicas$`Para utilizar manos y dedos`, na.rm = TRUE)]

Limitaciones_actividades_basicas$`Comunidad`[Limitaciones_actividades_basicas$`Para utilizar manos y dedos` == max(Limitaciones_actividades_basicas$`Para utilizar manos y dedos`, na.rm = TRUE)]

library(tidyverse)
ggplot(data = Limitaciones_actividades_basicas, aes(x = `Comunidad`, y = `Para utilizar manos y dedos`)) +  geom_bar(stat="identity", position="stack", fill="black") + ggtitle("Para utilizar manos y dedos") + theme(axis.text.x = element_text(angle = 90, vjust = 0.5, hjust=1))

## ---- chunk 141
Select_Limitaciones_cotidianas <- Limitaciones_vida_cotidiana %>%
              select(`Comunidad`, `Para realizar tareas domésticas`) 

Select_Limitaciones_cotidianas

## ---- chunk 142
Select_Limitaciones_basicas <- Limitaciones_actividades_basicas %>%
              select(`Comunidad`, `Para utilizar manos y dedos`) 

Select_Limitaciones_basicas

## ---- chunk 143
Relacion_manos <- full_join(x = Select_Limitaciones_cotidianas, y = Select_Limitaciones_basicas, by = "Comunidad")

Relacion_manos

## ---- chunk 144
Pivot_manos <- pivot_longer(data = Relacion_manos, names_to = "Variables", values_to = "Valores", cols = c(`Para realizar tareas domésticas`:`Para utilizar manos y dedos`))

Pivot_manos

ggplot(data = Pivot_manos, aes(x = `Comunidad`, y = `Valores`)) +  geom_bar(stat="identity", position="stack", aes(fill = factor(Variables))) + ggtitle("Relación entre la dificultad para realizar tareas domésticas y para utilizar manos y dedos") + theme(axis.text.x = element_text(angle = 90, vjust = 0.5, hjust=1))

## ---- chunk 145
library(readxl)

Cuidadores <- read_excel("DATA/Cuidadores.xlsx")

View(Cuidadores)
## ---- chunk 146
dim(Cuidadores)

class(Cuidadores)

## ---- chunk 147
summary(Cuidadores, na.rm = TRUE)

## ---- chunk 148
summary(Cuidadores$`En el hogar de la persona que cuida`, na.rm = TRUE)

Cuidadores$`Comunidad`[Cuidadores$`En el hogar de la persona que cuida` == min(Cuidadores$`En el hogar de la persona que cuida`, na.rm = TRUE)]

Cuidadores$`Comunidad`[Cuidadores$`En el hogar de la persona que cuida` == max(Cuidadores$`En el hogar de la persona que cuida`, na.rm = TRUE)]

library(tidyverse)
ggplot(data = Cuidadores, aes(x = `Comunidad`, y = `En el hogar de la persona que cuida`)) +  geom_bar(stat="identity", position="stack", fill="green") + ggtitle("En el hogar de la persona que cuida") + theme(axis.text.x = element_text(angle = 90, vjust = 0.5, hjust=1))

## ---- chunk 149
summary(Cuidadores$`En otro hogar`, na.rm = TRUE)

Cuidadores$`Comunidad`[Cuidadores$`En otro hogar` == min(Cuidadores$`En otro hogar`, na.rm = TRUE)]

Cuidadores$`Comunidad`[Cuidadores$`En otro hogar` == max(Cuidadores$`En otro hogar`, na.rm = TRUE)]

library(tidyverse)
ggplot(data = Cuidadores, aes(x = `Comunidad`, y = `En otro hogar`)) +  geom_bar(stat="identity", position="stack", fill="red") + ggtitle("En otro hogar") + theme(axis.text.x = element_text(angle = 90, vjust = 0.5, hjust=1))

## ---- chunk 150
summary(Cuidadores$`No consta`, na.rm = TRUE)

Cuidadores$`Comunidad`[Cuidadores$`No consta` == min(Cuidadores$`No consta`, na.rm = TRUE)]

Cuidadores$`Comunidad`[Cuidadores$`No consta` == max(Cuidadores$`No consta`, na.rm = TRUE)]

library(tidyverse)
ggplot(data = Cuidadores, aes(x = `Comunidad`, y = `No consta`)) +  geom_bar(stat="identity", position="stack", fill="blue")+ ggtitle("No consta") + theme(axis.text.x = element_text(angle = 90, vjust = 0.5, hjust=1))

## ---- chunk 151
library(readxl)
Necesidades_no_satisfechas <- read_excel("DATA/Necesidades_no _satisfechas.xlsx")
View(Necesidades_no_satisfechas)

## ---- chunk 152
dim(Necesidades_no_satisfechas)

class(Necesidades_no_satisfechas)

## ---- chunk 153
make.names(Necesidades_no_satisfechas)

Necesidades_no_satisfechas$Necesidades

is.double(Necesidades_no_satisfechas$Necesidades)

typeof(Necesidades_no_satisfechas$Necesidades)

## ---- chunk 154
mean(as.double(Necesidades_no_satisfechas$Necesidades), na.rm = TRUE) 

## ---- chunk 155
Necesidades_no_satisfechas$`Comunidades`[Necesidades_no_satisfechas$Necesidades == min(as.double(Necesidades_no_satisfechas$Necesidades), na.rm = TRUE)]

## ---- chunk 156
Necesidades_no_satisfechas$`Comunidades`[Necesidades_no_satisfechas$Necesidades == max(as.double(Necesidades_no_satisfechas$Necesidades), na.rm = TRUE)]

## ---- chunk 157
summary(as.double(Necesidades_no_satisfechas$Necesidades), na.rm = TRUE)

## ---- chunk 158
 Necesidades_no_satisfechas$`Necesidades`[Necesidades_no_satisfechas$`Comunidades` == "Castilla y León"]

## ---- chunk 159
Necesidades_no_satisfechas$`Necesidades`[Necesidades_no_satisfechas$`Comunidades` == "Aragón"]

## ---- chunk 160
Necesidades_no_satisfechas$`Necesidades`[Necesidades_no_satisfechas$`Comunidades` == "Murcia, Región de"]

## ---- chunk 161
Necesidades_no_satisfechas$`Necesidades`[Necesidades_no_satisfechas$`Comunidades` == "Madrid, Comunidad de"]

## ---- chunk 162
library(tidyverse)

ggplot(data = Necesidades_no_satisfechas, aes(x = `Comunidades`, y = `Necesidades`)) +  geom_bar(stat="identity", position="stack", fill="purple") + ggtitle("Necesidades no satisfechas") + ggtitle("Necesidades no satisfechas de los discapacitados") + theme(axis.text.x = element_text(angle = 90, vjust = 0.5, hjust=1))

## ---- chunk 163
library(readxl)

Falta_ayudas_personas_discapacidad <- read_excel("DATA/Falta de ayudas en las personas con discapacidad.xlsx")

View(Falta_ayudas_personas_discapacidad)

## ---- chunk 164
dim(Falta_ayudas_personas_discapacidad)

class(Falta_ayudas_personas_discapacidad)

## ---- chunk 165
make.names(Falta_ayudas_personas_discapacidad)

Falta_ayudas_personas_discapacidad$`Señala solo falta de ayuda técnica`

is.double(Falta_ayudas_personas_discapacidad$`Señala solo falta de ayuda técnica`)

typeof(Falta_ayudas_personas_discapacidad$`Señala solo falta de ayuda técnica`)

is.double(as.double(Falta_ayudas_personas_discapacidad$`Señala solo falta de ayuda técnica`))



## ---- chunk 166
summary(Falta_ayudas_personas_discapacidad, na.rm = TRUE)

Media_tecnica <- mean(as.double(Falta_ayudas_personas_discapacidad$`Señala solo falta de ayuda técnica`), na.rm=TRUE)

Media_tecnica

Media_asistencia <- mean(as.double(Falta_ayudas_personas_discapacidad$`Señala solo falta de asistencia o ayuda personal`), na.rm=TRUE)

Media_asistencia

Media_ambos <- mean(as.double(Falta_ayudas_personas_discapacidad$`Señala falta de ambos tipos de ayuda`), na.rm=TRUE)

Media_ambos

Media_no <- mean(as.double(Falta_ayudas_personas_discapacidad$`No señala falta de ayuda`), na.rm=TRUE)

Media_no

Medias <- c(Media_tecnica, Media_asistencia, Media_ambos, Media_no)

max(Medias, na.rm=TRUE)


## ---- chunk 167
summary(Falta_ayudas_personas_discapacidad$`Señala solo falta de ayuda técnica`, na.rm = TRUE)

Falta_ayudas_personas_discapacidad$`Comunidad`[as.double(Falta_ayudas_personas_discapacidad$`Señala solo falta de ayuda técnica`)== min(as.double(Falta_ayudas_personas_discapacidad$`Señala solo falta de ayuda técnica`), na.rm = TRUE)]

Falta_ayudas_personas_discapacidad$`Comunidad`[as.double(Falta_ayudas_personas_discapacidad$`Señala solo falta de ayuda técnica`) == max(as.double(Falta_ayudas_personas_discapacidad$`Señala solo falta de ayuda técnica`), na.rm = TRUE)]

library(tidyverse)
ggplot(data = Falta_ayudas_personas_discapacidad, aes(x = `Comunidad`, y = `Señala solo falta de ayuda técnica`)) +  geom_bar(stat="identity", position="stack", fill="pink") + ggtitle("Señala solo falta de ayuda técnica") + theme(axis.text.x = element_text(angle = 90, vjust = 0.5, hjust=1))

## ---- chunk 168
summary(Falta_ayudas_personas_discapacidad$`Señala solo falta de asistencia o ayuda personal`, na.rm = TRUE)

Falta_ayudas_personas_discapacidad$`Comunidad`[as.double(Falta_ayudas_personas_discapacidad$`Señala solo falta de asistencia o ayuda personal`)== min(as.double(Falta_ayudas_personas_discapacidad$`Señala solo falta de asistencia o ayuda personal`), na.rm = TRUE)]

Falta_ayudas_personas_discapacidad$`Comunidad`[as.double(Falta_ayudas_personas_discapacidad$`Señala solo falta de asistencia o ayuda personal`) == max(as.double(Falta_ayudas_personas_discapacidad$`Señala solo falta de asistencia o ayuda personal`), na.rm = TRUE)]

library(tidyverse)
ggplot(data = Falta_ayudas_personas_discapacidad, aes(x = `Comunidad`, y = `Señala solo falta de asistencia o ayuda personal`)) +  geom_bar(stat="identity", position="stack", fill="green") + ggtitle("Señala solo falta de asistencia o ayuda personal") + theme(axis.text.x = element_text(angle = 90, vjust = 0.5, hjust=1))

## ---- chunk 169
print(Media_tecnica > Media_asistencia)

## ---- chunk 170
summary(Falta_ayudas_personas_discapacidad$`Señala falta de ambos tipos de ayuda`, na.rm = TRUE)

Falta_ayudas_personas_discapacidad$`Comunidad`[as.double(Falta_ayudas_personas_discapacidad$`Señala falta de ambos tipos de ayuda`)== min(as.double(Falta_ayudas_personas_discapacidad$`Señala falta de ambos tipos de ayuda`), na.rm = TRUE)]

Falta_ayudas_personas_discapacidad$`Comunidad`[as.double(Falta_ayudas_personas_discapacidad$`Señala falta de ambos tipos de ayuda`) == max(as.double(Falta_ayudas_personas_discapacidad$`Señala falta de ambos tipos de ayuda`), na.rm = TRUE)]

library(tidyverse)
ggplot(data = Falta_ayudas_personas_discapacidad, aes(x = `Comunidad`, y = `Señala falta de ambos tipos de ayuda`)) +  geom_bar(stat="identity", position="stack", fill="blue") + ggtitle("Señala falta de ambos tipos de ayuda") + theme(axis.text.x = element_text(angle = 90, vjust = 0.5, hjust=1))

## ---- chunk 171
summary(Falta_ayudas_personas_discapacidad$`No señala falta de ayuda`, na.rm = TRUE)

Falta_ayudas_personas_discapacidad$`Comunidad`[as.double(Falta_ayudas_personas_discapacidad$`No señala falta de ayuda`)== min(as.double(Falta_ayudas_personas_discapacidad$`No señala falta de ayuda`), na.rm = TRUE)]

Falta_ayudas_personas_discapacidad$`Comunidad`[as.double(Falta_ayudas_personas_discapacidad$`No señala falta de ayuda`) == max(as.double(Falta_ayudas_personas_discapacidad$`No señala falta de ayuda`), na.rm = TRUE)]

library(tidyverse)
ggplot(data = Falta_ayudas_personas_discapacidad, aes(x = `Comunidad`, y = `No señala falta de ayuda`)) +  geom_bar(stat="identity", position="stack", fill="red") + ggtitle("No señala falta de ayuda") + theme(axis.text.x = element_text(angle = 90, vjust = 0.5, hjust=1))

## ---- chunk 172
Select_Discapacidad_y_Autonomia_personal <- Discapacidad_y_Autonomia_personal %>%
  select(`Comunidad`, `Tasa de discapacidad severa`) %>%
  mutate(`Porcentaje tasa discapacidad severa`= `Tasa de discapacidad severa`*100)

Select_Discapacidad_y_Autonomia_personal <- Select_Discapacidad_y_Autonomia_personal %>%
  select(`Comunidad`, `Porcentaje tasa discapacidad severa`)

Select_Discapacidad_y_Autonomia_personal
  
## ---- chunk 173
Select_Economia_discapacitados <- Economia_discapacitados %>%
              select(`Comunidad`, `Con dificultades para pagar las cosas esenciales`) 

Select_Economia_discapacitados

## ---- chunk 174
Relacion_gravedad_economia <- full_join(x = Select_Discapacidad_y_Autonomia_personal, y = Select_Economia_discapacitados, by = "Comunidad")

Relacion_gravedad_economia

## ---- chunk 175
Pivot_gravedad_economia <- pivot_longer(data = Relacion_gravedad_economia, names_to = "Variables", values_to = "Valores", cols = c( `Porcentaje tasa discapacidad severa`:`Con dificultades para pagar las cosas esenciales`))

Pivot_gravedad_economia 

ggplot(data = Pivot_gravedad_economia, aes(x = `Comunidad`, y = `Valores`)) +  geom_bar(stat="identity", position="stack", aes(fill = factor(Variables))) + ggtitle("Relación gravedad discapacidad y economía del discapacitado") + theme(axis.text.x = element_text(angle = 90, vjust = 0.5, hjust=1))
